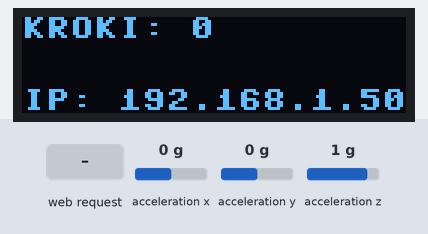
Simulated run of this program. Board: ESP32 board running MicroPython. Shown: 128×32 one-colour display. Inputs (shaded band) come from the test bench; at power-on: acceleration x 0 g, acceleration y 0 g, acceleration z 1 g. WiFi joins after 1.5 s; library files of the repository ran but are not shown: ssd1306.py, mpu6050.py; what the program prints to the serial console is not drawn.

Above: at 3.2 s.
3.3 s: HTTP request GET /dodaj received
At 4.1 s:
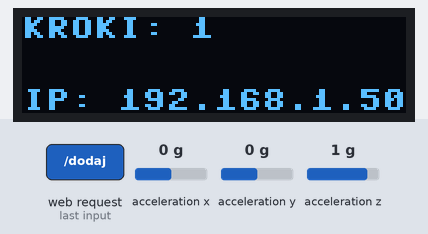
6.3 s: HTTP request GET /zeruj received
Timing chart, 0 to 9.3 s (numbered marks = the images above; inputs shaded):
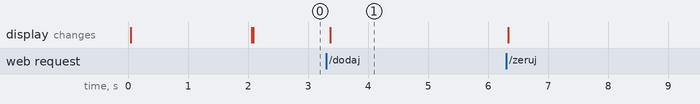

The program:

main.py
```python
from machine import Pin, I2C
import ssd1306
import mpu6050
import time
import usocket as socket
import network
import json
from step_detector import StepDetector

SSID = ''
PASSWORD = ''

I2C_SCL_PIN = 9
I2C_SDA_PIN = 8

steps = 0
last_gyro_update_ms = time.ticks_ms()
GYRO_UPDATE_INTERVAL_MS = 50 # Częstotliwość aktualizacji MPU/OLED
# Parametry krokomierza
GYRO_FORWARD_THRESHOLD = 40.0
GYRO_BACKWARD_THRESHOLD = -40.0
GYRO_RESET_THRESHOLD = 15.0

try:
    i2c = I2C(scl=Pin(I2C_SCL_PIN), sda=Pin(I2C_SDA_PIN))
    accel_sensor = mpu6050.MPU6050(bus=i2c)
    display = ssd1306.SSD1306_I2C(128, 32, i2c)
    display.fill(0)
    display.text('Inicjalizacja...', 0, 0, 1)
    display.show()
except Exception as e:
    print(f"Błąd inicjalizacji I2C/czujników: {e}")

def connect_wifi():
    """Łączy się z siecią WiFi i wyświetla status na OLED."""
    wlan = network.WLAN(network.STA_IF)
    wlan.active(True)
    if not wlan.isconnected():
        print(f'Łączenie z siecią {SSID}...')
        display.fill(0)
        display.text(f"Laczenie z {SSID}", 0, 0, 1)
        display.show()
        wlan.connect(SSID, PASSWORD)
        max_wait = 20
        while max_wait > 0:
            if wlan.isconnected():
                break
            time.sleep(1)
            max_wait -= 1

    if wlan.isconnected():
        ip_addr = wlan.ifconfig()[0]
        print(f'Połączono! Adres IP: {ip_addr}')
        display.fill(0)
        display.text(f"IP: {ip_addr}", 0, 0, 1)
        display.text('Serwer MPU ON', 0, 16, 1)
        display.show()
        return ip_addr
    else:
        display.fill(0)
        display.text('Blad WiFi!', 0, 0, 1)
        display.show()
        raise RuntimeError('Nie udalo sie polaczyc z siecia WiFi.')

def get_steps_json():
    """Zwraca dane krokomierza w formacie JSON."""
    return json.dumps({"steps": steps})

ip_addr = connect_wifi()
addr = socket.getaddrinfo('0.0.0.0', 80)[0][-1]
s = socket.socket()
s.setsockopt(socket.SOL_SOCKET, socket.SO_REUSEADDR, 1)
s.bind(addr)
s.listen(1)

s.setblocking(False)
print('Serwer nasłuchuje na porcie 80...')

krokomierz = StepDetector()

while True:
    current_time = time.ticks_ms()

    if time.ticks_diff(current_time, last_gyro_update_ms) > GYRO_UPDATE_INTERVAL_MS:
        try:
            # Odczyt MPU
            accel_data = accel_sensor.read_accel_data()
            ax = accel_data['x']
            ay = accel_data['y']
            az = accel_data['z']

            krokomierz.process_sample(ax, ay, az)
            steps = krokomierz.get_step_count()

            # Wyświetlanie danych
            display.fill(0)
            display.text("KROKI: " + str(steps), 0, 0, 1)
            display.text(f"IP: {ip_addr}", 0, 24, 1)
            display.show()

            last_gyro_update_ms = current_time

        except Exception as e:
            print(f"Błąd odczytu MPU/OLED: {e}")
            pass # Ignoruj błędy czujnika, aby pętla działała dalej

    try:
        conn, addr = s.accept()
    except OSError as e:
        if e.args[0] in (11, 35, 110):
            time.sleep_ms(1)
            continue
        else:
            print(f"Krytyczny błąd s.accept(): {e}")
            time.sleep(1)
            continue

    print(f'Got a connection from {str(addr)}')

    try:
        conn.settimeout(0.1)
        request = conn.recv(512).decode('utf-8')
        request_line = request.split('\r\n')[0]
        print(f"Odebrano zadanie: {request_line}")
        http_status = "200 OK"
        json_data = None
        if request_line.startswith('GET /steps'):
            json_data = get_steps_json()
        elif request_line.startswith('GET /zeruj'):
            krokomierz.reset_step_count()
            json_data = get_steps_json()
        elif request_line.startswith('GET /dodaj'):
            steps = krokomierz.add_step()
            json_data = get_steps_json()
        elif request_line.startswith('OPTIONS'):
            pass
        else:
            http_status = "404 Not Found"
            json_data = "<h1>404 Not Found</h1>"

        response = f"HTTP/1.1 {http_status}\r\n"
        response += "Access-Control-Allow-Origin: *\r\n"
        response += "Access-Control-Allow-Methods: GET, OPTIONS\r\n"
        response += "Access-Control-Allow-Headers: Content-Type\r\n"
        response += "Connection: close\r\n"

        if json_data is not None:
            response += "Content-Type: application/json\r\n"
            response += f"Content-Length: {len(json_data)}\r\n\r\n"
            response += json_data
        elif http_status == "404 Not Found":
            # Dla prostego 404
            response += "Content-Type: text/html\r\n"
            response += f"Content-Length: {len(json_data)}\r\n\r\n"
            response += json_data
        else:
            response += "\r\n"

        conn.sendall(response.encode())

    except OSError as e:
        if e.args[0] not in (11, 35, 110):
            print(f"Blad socket podczas recv/send: {e}")
        pass
    except Exception as e:
        print(f"Nieznany błąd w obsłudze HTTP: {e}")
        pass
    finally:
        if 'conn' in locals():
            conn.close()
            print("Połączenie zamknięte.")
```

step_detector.py
```python
import math
from collections import deque

class StepDetector:
    # Dodałem parametr min_step_amplitude (wartość doświadczalna, zazwyczaj 0.5 - 2.0 m/s^2 w zależności od czułości)
    def __init__(self, norm_window_size=20, lp_filter_size=7, threshold_window_size=10, min_step_amplitude=0.8):
        self.norm_window_size = norm_window_size
        self.lp_filter_size = lp_filter_size
        self.threshold_window_size = threshold_window_size
        self.min_step_amplitude = min_step_amplitude  # NOWE: Minimalna siła kroku

        self.norm_buffer = deque([], norm_window_size) # Poprawiłem: maxlen w konstruktorze deque
        self.lp_filter_buffer = deque([0] * 7, lp_filter_size)
        self.threshold_buffer = deque([], threshold_window_size)

        self.last_filtered = 0
        self.last_slope = 0
        self.last_peak = 0
        self.peak_pair = [0, 0]

        self.step_count = 0

    def norm(self, ax, ay, az):
        return math.sqrt(ax**2 + ay**2 + az**2)

    def block_dc(self, sample, window):
        if not window: return 0 # Zabezpieczenie przed dzieleniem przez 0 na początku
        window_sum = sum(window)
        window_avg = window_sum / len(window)
        return sample - window_avg

    def lp_filter(self, buf):
        # Upewnij się, że bufor jest pełny zanim użyjesz stałych indeksów,
        # w przeciwnym razie IndexError na początku działania
        if len(buf) < 7:
            return buf[-1]
        y = (buf[0] + 2*buf[1] + 3*buf[2] + 4*buf[3] + 3*buf[4] + 2*buf[5] + buf[6]) / 16
        return y

    def sign_of_slope(self, last, current):
        return 1 if current > last else -1

    def process_sample(self, ax, ay, az):
        # Norm of acceleration vector
        new_sample = self.norm(ax, ay, az)
        self.norm_buffer.append(new_sample)

        # DC Blocking and Low-Pass Filtering
        dc_blocked_sample = self.block_dc(new_sample, self.norm_buffer)
        self.lp_filter_buffer.appendleft(dc_blocked_sample)

        # Oczekiwanie na wypełnienie bufora filtra
        if len(self.lp_filter_buffer) < self.lp_filter_size:
             return

        filtered_sample = self.lp_filter(self.lp_filter_buffer)

        # Slope of filtered signal
        slope = self.sign_of_slope(self.last_filtered, filtered_sample)

        # The average threshold of the filtered norm
        self.threshold_buffer.append(filtered_sample)
        threshold = sum(self.threshold_buffer) / len(self.threshold_buffer)

        # Peak candidates
        peak_candidate  = None
        if slope == -1 and self.last_slope == 1:
            peak_candidate = 1 # maximum
        elif slope == 1 and self.last_slope == -1:
            peak_candidate = -1 # minimum

        # Bufor check
        if (len(self.norm_buffer) < self.norm_window_size) or (len(self.threshold_buffer) < self.threshold_window_size):
            self.last_filtered = filtered_sample
            self.last_slope = slope
            return

        if peak_candidate is not None:
            # Finding true local maximum or minimum
            if peak_candidate == 1 and self.last_peak == -1: # maximum comes after minimum
                # ZMIANA: Sprawdzamy czy sygnał przebił dynamiczny próg ORAZ czy jest silniejszy niż szum
                if filtered_sample > threshold and filtered_sample > self.min_step_amplitude:
                    self.peak_pair[0] = peak_candidate
                    self.last_peak = peak_candidate

            elif peak_candidate == -1 and self.last_peak == 1: # minimum comes after maximum
                # ZMIANA: Sprawdzamy czy sygnał jest poniżej progu ORAZ czy spadek jest znaczący
                if filtered_sample < threshold and filtered_sample < -self.min_step_amplitude:
                    self.peak_pair[1] = peak_candidate
                    self.last_peak = peak_candidate

            elif self.last_peak == 0:
                # Inicjalizacja pierwszego piku, też musi spełniać warunek amplitudy
                if peak_candidate == 1 and filtered_sample > self.min_step_amplitude:
                    self.last_peak = peak_candidate
                elif peak_candidate == -1 and filtered_sample < -self.min_step_amplitude:
                     self.last_peak = peak_candidate

            # Pair of local maximum and minimum found = step detected
            if self.peak_pair[0] * self.peak_pair[1] == -1:
                print(f"STEP! Amplitude: {filtered_sample:.4f}")
                self.step_count += 1
                self.peak_pair = [0, 0]

        self.last_filtered = filtered_sample
        self.last_slope = slope

    def get_step_count(self):
        return self.step_count

    def reset(self):
        self.norm_buffer.clear()
        self.lp_filter_buffer = deque([0] * 7, maxlen=7)
        self.threshold_buffer.clear()

        self.last_filtered = 0
        self.last_slope = 0
        self.last_peak = 0
        self.peak_pair = [0, 0]

        self.step_count = 0

    def reset_step_count(self):
        self.step_count = 0

    def add_step(self):
        self.step_count += 1
```

Measured:
- after the input at 3.3 s, the display: changes after 0.07 s (image 1)
